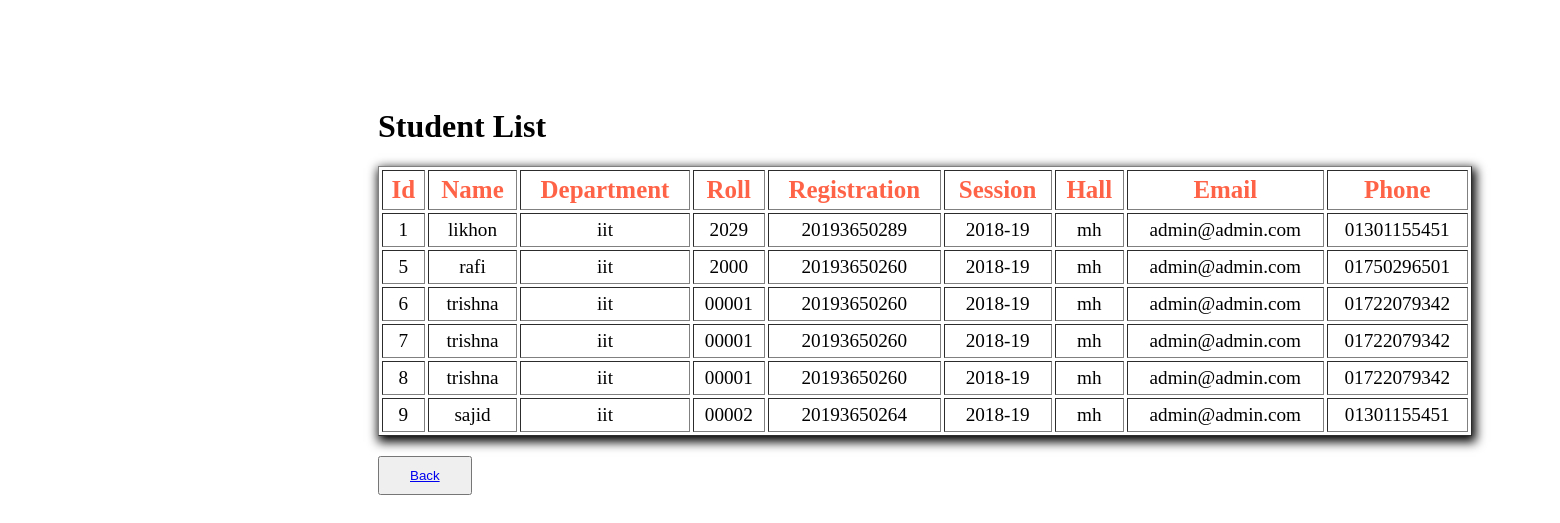
/php/show.php, run on the app's committed database.
### tables this page shows
CREATE TABLE IF NOT EXISTS `student` (
  `id` int(11) NOT NULL AUTO_INCREMENT,
  `name` varchar(50) NOT NULL,
  `department` varchar(50) NOT NULL,
  `roll` varchar(50) NOT NULL,
  `reg` varchar(50) NOT NULL,
  `session` varchar(50) NOT NULL,
  `hall` varchar(50) NOT NULL,
  `email` varchar(50) NOT NULL,
  `phone` varchar(50) NOT NULL,
  PRIMARY KEY (`id`)
);

### php/show.php (the view, shortened to what this page needs)
<?php include "connect.php"; ?>
<div class="content">
    <div class="container">
        <div class="row">
            <div class="col">
                <h1 style="color:black"> <b>Student List</b></h1>
            </div>
            <table border=1 width="100%" cellspacing="3" cellpadding="5" style="box-shadow: 2px 4px 10px 2px;">
                <tr>
                   <th>Id</th>
                    <th>Name</th>
                    <th>Department</th>
                    <th>Roll</th>
                    <th>Registration</th>
                    <th>Session</th>
                    <th>Hall</th>
                    <th>Email</th>
                    <th>Phone</th>
                </tr>
                <?php
                $s = mysqli_query($con, "select * from student");
                while ($r = mysqli_fetch_array($s)) {
                ?>
                    <tr align=center>
                        <td><?php echo $r['id']; ?></td>
                        <td><?php echo $r['name']; ?></td>
                        <td><?php echo $r['department']; ?></td>
                        <td><?php echo $r['roll']; ?></td>
                        <td><?php echo $r['reg']; ?></td>
                        <td><?php echo $r['session']; ?></td>
                        <td><?php echo $r['hall']; ?></td>
                        <td><?php echo $r['email']; ?></td>
                        <td><?php echo $r['phone']; ?></td>
                    </tr>
                <?php
                }
                ?>
            </table>
<button style="padding:10px 30px; text-decoration:none;margin-top:20px;"><a href="../index.php">Back</a></button>
        </div>

### php/show.php (style rules this page uses)
tr { font-size: 1.2em; }
th { color: tomato; font-size: 1.3em; }
.content { position: relative; top: 100px; left: 370px; padding-right: 450px; }

### data on the page
student: id "1", name "likhon", department "iit", roll "2029", reg "20193650289", session "2018-19", hall "mh", email "admin@admin.com", phone "01301155451"
student: id "5", name "rafi", department "iit", roll "2000", reg "20193650260", session "2018-19", hall "mh", email "admin@admin.com", phone "01750296501"
student: id "6", name "trishna", department "iit", roll "00001", reg "20193650260", session "2018-19", hall "mh", email "admin@admin.com", phone "01722079342"
student: id "7", name "trishna", department "iit", roll "00001", reg "20193650260", session "2018-19", hall "mh", email "admin@admin.com", phone "01722079342"
student: id "8", name "trishna", department "iit", roll "00001", reg "20193650260", session "2018-19", hall "mh", email "admin@admin.com", phone "01722079342"
student: id "9", name "sajid", department "iit", roll "00002", reg "20193650264", session "2018-19", hall "mh", email "admin@admin.com", phone "01301155451"
